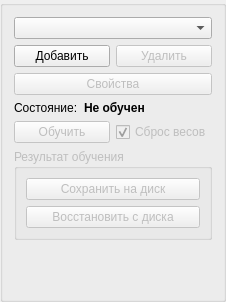
<?xml version="1.0" encoding="UTF-8"?>
<ui version="4.0">
 <class>AnalyzerWidget</class>
 <widget class="QGroupBox" name="AnalyzerWidget">
  <property name="geometry">
   <rect>
    <x>0</x>
    <y>0</y>
    <width>226</width>
    <height>302</height>
   </rect>
  </property>
  <layout class="QVBoxLayout" name="verticalLayout_2">
   <item>
    <widget class="QComboBox" name="comboBoxAnalyzer"/>
   </item>
   <item>
    <layout class="QHBoxLayout" name="horizontalLayout">
     <item>
      <widget class="QPushButton" name="pushButtonAddInstance">
       <property name="text">
        <string>Добавить</string>
       </property>
      </widget>
     </item>
     <item>
      <widget class="QPushButton" name="pushButtonRemoveInstance">
       <property name="enabled">
        <bool>false</bool>
       </property>
       <property name="text">
        <string>Удалить</string>
       </property>
      </widget>
     </item>
    </layout>
   </item>
   <item>
    <widget class="QPushButton" name="pushButtonInstanceProperties">
     <property name="enabled">
      <bool>false</bool>
     </property>
     <property name="text">
      <string>Свойства</string>
     </property>
    </widget>
   </item>
   <item>
    <layout class="QHBoxLayout" name="horizontalLayout_2" stretch="0,1">
     <item>
      <widget class="QLabel" name="labelState">
       <property name="text">
        <string>Состояние:</string>
       </property>
      </widget>
     </item>
     <item>
      <widget class="QLabel" name="labelStateValue">
       <property name="font">
        <font>
         <weight>75</weight>
         <bold>true</bold>
        </font>
       </property>
       <property name="text">
        <string>Не обучен</string>
       </property>
      </widget>
     </item>
    </layout>
   </item>
   <item>
    <layout class="QHBoxLayout" name="horizontalLayout_3">
     <item>
      <widget class="QPushButton" name="pushButtonTrain">
       <property name="enabled">
        <bool>false</bool>
       </property>
       <property name="text">
        <string>Обучить</string>
       </property>
      </widget>
     </item>
     <item>
      <widget class="QCheckBox" name="checkBoxResetWeights">
       <property name="enabled">
        <bool>false</bool>
       </property>
       <property name="text">
        <string>Сброс весов</string>
       </property>
       <property name="checked">
        <bool>true</bool>
       </property>
      </widget>
     </item>
    </layout>
   </item>
   <item>
    <widget class="QGroupBox" name="groupBoxSaveLoad">
     <property name="enabled">
      <bool>false</bool>
     </property>
     <property name="title">
      <string>Результат обучения</string>
     </property>
     <layout class="QVBoxLayout" name="verticalLayout">
      <item>
       <widget class="QPushButton" name="pushButtonSave">
        <property name="text">
         <string>Сохранить на диск</string>
        </property>
       </widget>
      </item>
      <item>
       <widget class="QPushButton" name="pushButtonLoad">
        <property name="text">
         <string>Восстановить с диска</string>
        </property>
       </widget>
      </item>
     </layout>
    </widget>
   </item>
   <item>
    <spacer name="verticalSpacer">
     <property name="orientation">
      <enum>Qt::Vertical</enum>
     </property>
     <property name="sizeHint" stdset="0">
      <size>
       <width>20</width>
       <height>40</height>
      </size>
     </property>
    </spacer>
   </item>
  </layout>
 </widget>
 <resources/>
 <connections/>
</ui>
